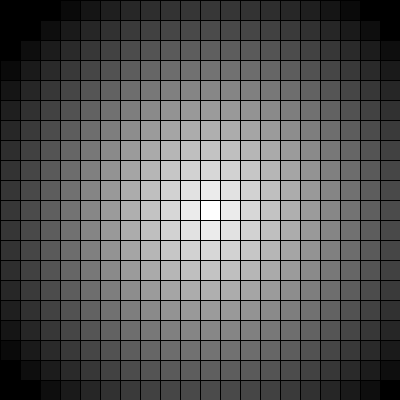
Frame 1 (no input)
Frame 60 (the mouse pressed at the canvas centre just before this capture): identical to frame 1, image omitted
Frame 120 (the mouse held since frame 60 and released just before this capture): identical to frame 1, image omitted

The Processing sketch that drew this single still picture (run headless with seeded random() and noise(); from frame 60 on, the mouse is pressed at the canvas centre):

// Processing sketch: sketch_2D_array
// ── sketch_2D_array.pde
float[][] grid;
int rows;
int cols;

float cellSize = 20;

void setup()
{
  size(400,400);
  
  rows = floor(width/20);
  cols = floor(height/20);
  
  grid = new float[rows][cols];
  
  for(int p = 0; p < rows; p++)
  {
    for(int q = 0; q < cols; q++)
    {
      grid[p][q] = 255-dist(p*cellSize, q*cellSize, width/2, height/2);
    }
  }
}

void draw()
{
  for(int p = 0; p < rows; p++)
  {
    for(int q = 0; q < cols; q++)
    {
      fill(grid[p][q]);
      rect(p*cellSize,q*cellSize,cellSize,cellSize);
    }
  }
}
